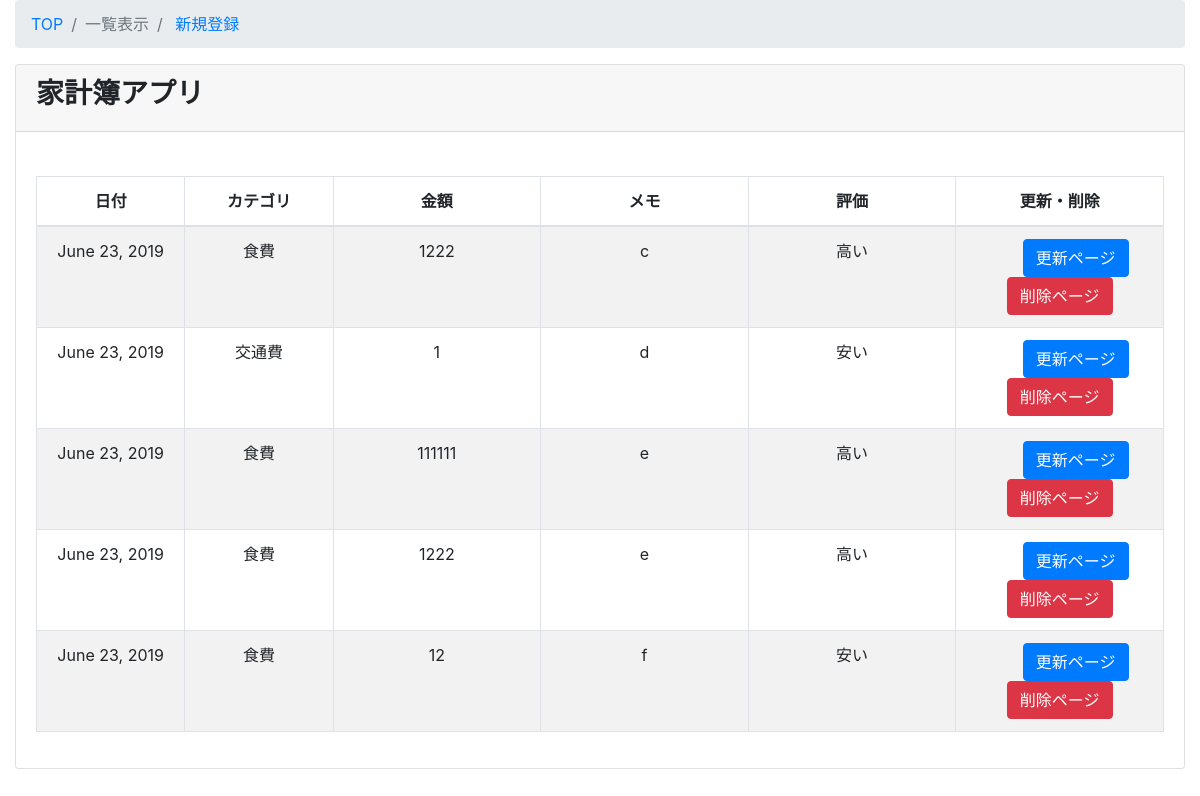
Page /kakeibo/kakeibo_list/ on the committed database.
### kakeibo/models.py (models this page shows, shortened)
class Kakeibo(models.Model):
    class Meta:
        db_table = "kakeibo"
        verbose_name = '家計簿'
        verbose_name_plural = '家計簿'
    date = models.DateField(verbose_name = '日付',default = datetime.now)
    category = models.ForeignKey(Category,on_delete = models.PROTECT,verbose_name = "カテゴリ")
    money = models.IntegerField(verbose_name="金額",help_text="単位は日本円")
    memo = models.CharField(verbose_name="メモ",max_length = 500)
    result = models.CharField(verbose_name="高いかやすいか",max_length = 500)

class Category(models.Model):
    class Meta:
        db_table = "category"
        verbose_name = 'カテゴリ'
        verbose_name_plural = 'カテゴリ'
    category_name = models.CharField(max_length = 255,unique = True)
    def __str__(self):
        return self.category_name

### kakeibo/views.py (the view, shortened to what this page needs)
# urls.py: path('kakeibo_list/',views.KakeiboListView.as_view(),name = 'kakeibo_list'),
class KakeiboListView(ListView):
    model = Kakeibo
    template_name = 'kakeibo/kakeibo_list.html'
    def queryset(self):
        return Kakeibo.objects.all()

### kakeibo/templates/kakeibo/kakeibo_list.html
{% extends 'kakeibo/base.html' %}
{% block content %}
 <div class="content-wrapper">
   <div class="container-fluid">
     <ol class="breadcrumb">
       <li class="breadcrumb-item">
         <a href="{% url 'kakeibo:kakeibo_list' %}">TOP</a>
       </li>
       <li class="breadcrumb-item active">一覧表示</li>
       <li class="breadcrumb-item">
        <a href="{% url 'kakeibo:kakeibo_create' %}">新規登録</a>
      </li>
     </ol>
     <div class="card mb-3">
       <div class="card-header">
         <h3><b>家計簿アプリ</b></h3></div>
       <div class="card-body">
         <div class="table-responsive">
         <table id = kakeibo_list width="100%" class="table table-striped table-bordered table-hover">
             <thead>
               <tr>
                 <th class="text-center">日付</th>
                 <th class="text-center">カテゴリ</th>
                 <th class="text-center">金額</th>
                 <th class="text-center">メモ</th>
                 <th class="text-center">評価</th>
                 <th class = "text-center">更新・削除</th>
               </tr>
             </thead>
             <tbody>
               {% for item in object_list %}
                 <tr class="odd gradeX text-center">
                   <td class="text-center" width="100">{{ item.date}}</td>
                   <td class="text-center" width="100">{{ item.category }}</td>
                   <td class="text-center" width="140">{{ item.money }}</td>
                   <td class="text-center" width="140">{{ item.memo }}</td>
                   <td class="text-center" width="140">{{ item.result }}</td>
                   <td class="text-center" width="140">
                    　　<a class="btn btn-primary" href="{% url 'kakeibo:kakeibo_update' item.pk %}">更新ページ</a>
                       <a class="btn btn-danger" href="{% url 'kakeibo:kakeibo_delete' item.pk %}">削除ページ</a>
                   </td>
             {% endfor %}
             </tbody>
           </table>
       </div>
      </div>
      </div>
   </div>
  </div>
{% endblock content %}

### kakeibo/templates/kakeibo/base.html (shortened to what this page needs)
<!doctype html>
<html>
<head>
 <link rel="stylesheet" href="https://maxcdn.bootstrapcdn.com/bootstrap/4.0.0-beta.2/css/bootstrap.min.css">
<link rel="stylesheet" href="https://cdn.datatables.net/t/bs-3.3.6/jqc-1.12.0,dt-1.10.11/datatables.min.css"/>
<body>
 {% block content %}{% endblock %}
</body>
</html>

### rows in the picture
Kakeibo: date "June 23, 2019", category "食費", money "1222", memo "c", result "高い"
Kakeibo: date "June 23, 2019", category "交通費", money "1", memo "d", result "安い"
Kakeibo: date "June 23, 2019", category "食費", money "111111", memo "e", result "高い"
Kakeibo: date "June 23, 2019", category "食費", money "1222", memo "e", result "高い"
Kakeibo: date "June 23, 2019", category "食費", money "12", memo "f", result "安い"
